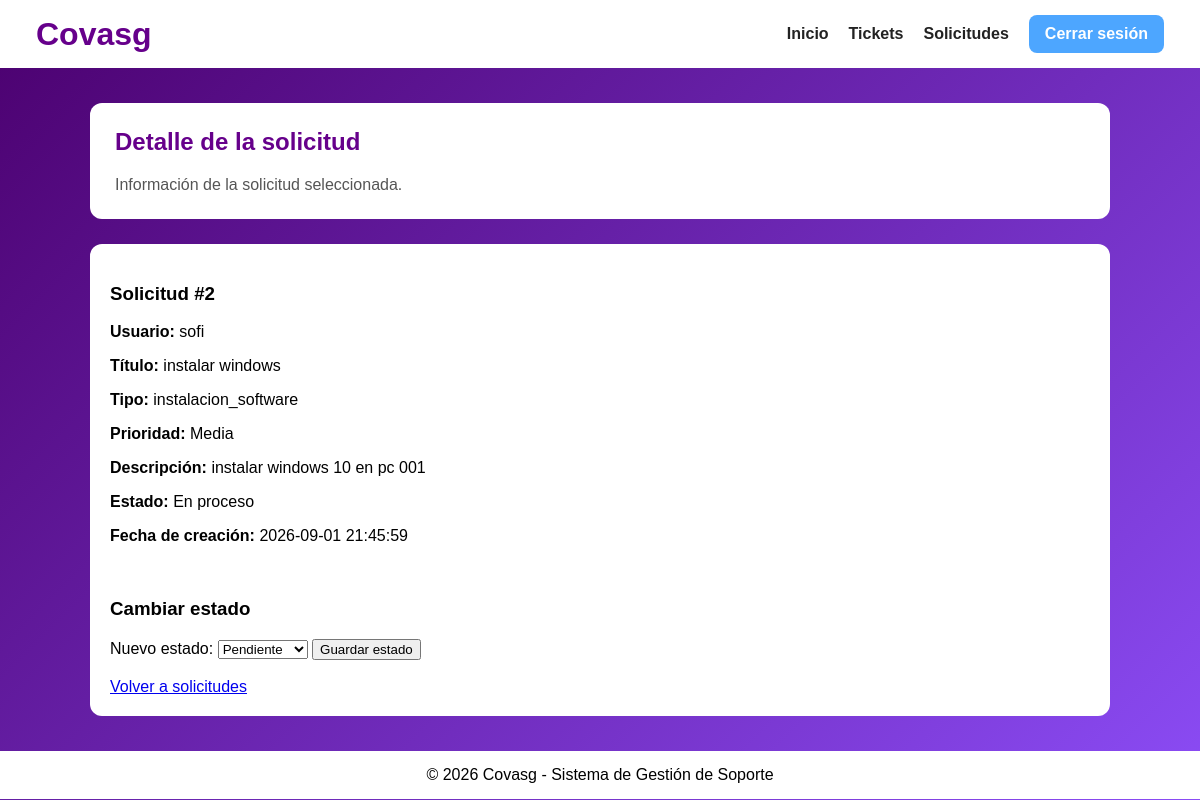
Screenshot of /tecnicos/detallesolicitud.php?id=2 with the database file from the repository.
### tables this page shows
CREATE TABLE `solicitud` (
  `id_solicitud` int(11) NOT NULL AUTO_INCREMENT,
  `id_usuario` int(11) NOT NULL,
  `titulo` varchar(150) NOT NULL,
  `tipo` varchar(50) NOT NULL,
  `prioridad` varchar(20) NOT NULL,
  `descripcion` text NOT NULL,
  `estado` varchar(20) NOT NULL DEFAULT 'Pendiente',
  `fecha_creacion` datetime DEFAULT current_timestamp(),
  PRIMARY KEY (`id_solicitud`),
  KEY `id_usuario` (`id_usuario`),
  CONSTRAINT `solicitud_ibfk_1` FOREIGN KEY (`id_usuario`) REFERENCES `usuario` (`id_usuario`)
);

CREATE TABLE `usuario` (
  `id_usuario` int(11) NOT NULL AUTO_INCREMENT,
  `id_rol` int(11) NOT NULL,
  `nombre` varchar(100) NOT NULL,
  `correo` varchar(100) NOT NULL,
  `contrasenia` varchar(255) NOT NULL,
  PRIMARY KEY (`id_usuario`),
  UNIQUE KEY `correo` (`correo`),
  KEY `fk_usuario_rol` (`id_rol`),
  CONSTRAINT `fk_usuario_rol` FOREIGN KEY (`id_rol`) REFERENCES `rol` (`id_rol`) ON UPDATE CASCADE
);

### tecnicos/detallesolicitud.php (the view, shortened to what this page needs)
<?php
include("../php/conexion.php");
$id_solicitud = $_GET["id"];
$consulta = "SELECT solicitud.*, usuario.nombre
             FROM solicitud
             INNER JOIN usuario
             ON solicitud.id_usuario = usuario.id_usuario
             WHERE solicitud.id_solicitud = '$id_solicitud'";
$resultado = mysqli_query($conexion, $consulta);
$solicitud = mysqli_fetch_array($resultado);
?>
<!DOCTYPE html>
<html lang="es">
<head>
    <link rel="stylesheet" href="css/estilotecnico.css">
</head>
<body>
<header>
    <h1>Covasg</h1>
    <nav>
        <a href="tecnicos.php">Inicio</a>
        <a href="tickets.php">Tickets</a>
        <a href="solicitudes.php">Solicitudes</a>
        <a href="../php/cerrarsesion.php" class="cerrar-sesion">Cerrar sesión</a>
    </nav>
</header>
<main>
    <div class="bienvenida">
        <h2>Detalle de la solicitud</h2>
        <p>Información de la solicitud seleccionada.</p>
    </div>
    <div class="tabla-contenedor">
        <h3>Solicitud #<?php echo $solicitud["id_solicitud"]; ?></h3>
        <p>
            <strong>Usuario:</strong>
            <?php echo $solicitud["nombre"]; ?>
        </p>
        <p>
            <strong>Título:</strong>
            <?php echo $solicitud["titulo"]; ?>
        </p>
        <p>
            <strong>Tipo:</strong>
            <?php echo $solicitud["tipo"]; ?>
        </p>
        <p>
            <strong>Prioridad:</strong>
            <?php echo $solicitud["prioridad"]; ?>
        </p>
        <p>
            <strong>Descripción:</strong>
            <?php echo $solicitud["descripcion"]; ?>
        </p>
        <p>
            <strong>Estado:</strong>
            <?php echo $solicitud["estado"]; ?>
        </p>
        <p>
            <strong>Fecha de creación:</strong>
            <?php echo $solicitud["fecha_creacion"]; ?>
        </p>
        <br>
        <h3>Cambiar estado</h3>
        <form method="POST">
            <label>Nuevo estado:</label>
            <select name="estado" required>
                <option value="Pendiente">Pendiente</option>
            </select>
            <button type="submit">Guardar estado</button>
        </form>
        <br>
        <a href="solicitudes.php">Volver a solicitudes</a>
    </div>
</main>
<footer>
    <p>© 2026 Covasg - Sistema de Gestión de Soporte</p>
</footer>
</body>
</html>

### tecnicos/css/estilotecnico.css (style rules this page uses)
body { margin: 0; font-family: Arial, sans-serif; background: linear-gradient(135deg, #4b006e, #8b4cf5); min-height: 100vh; }
header { background-color: white; padding: 15px 3%; display: flex; justify-content: space-between; align-items: center; }
header h1 { color: #66008b; margin: 0; }
nav { display: flex; align-items: center; gap: 20px; }
nav a { text-decoration: none; color: #222; font-weight: bold; }
.cerrar-sesion { background-color: #4da6ff; color: white; padding: 10px 16px; border-radius: 8px; }
main { width: 85%; margin: 35px auto; min-height: 75vh; }
.bienvenida { background-color: white; padding: 25px; border-radius: 12px; margin-bottom: 25px; }
.bienvenida h2 { color: #66008b; margin-top: 0; }
.bienvenida p { color: #555; margin-bottom: 0; }
footer { background-color: white; text-align: center; padding: 15px; }
footer p { margin: 0; }
.tabla-contenedor { background-color: white; padding: 20px; border-radius: 12px; }

### rows the page displays
solicitud: id_solicitud "2", id_usuario.nombre "sofi", titulo "instalar windows", tipo "instalacion_software", prioridad "Media", descripcion "instalar windows 10 en pc 001", estado "En proceso", fecha_creacion "2026-09-01 21:45:59"
